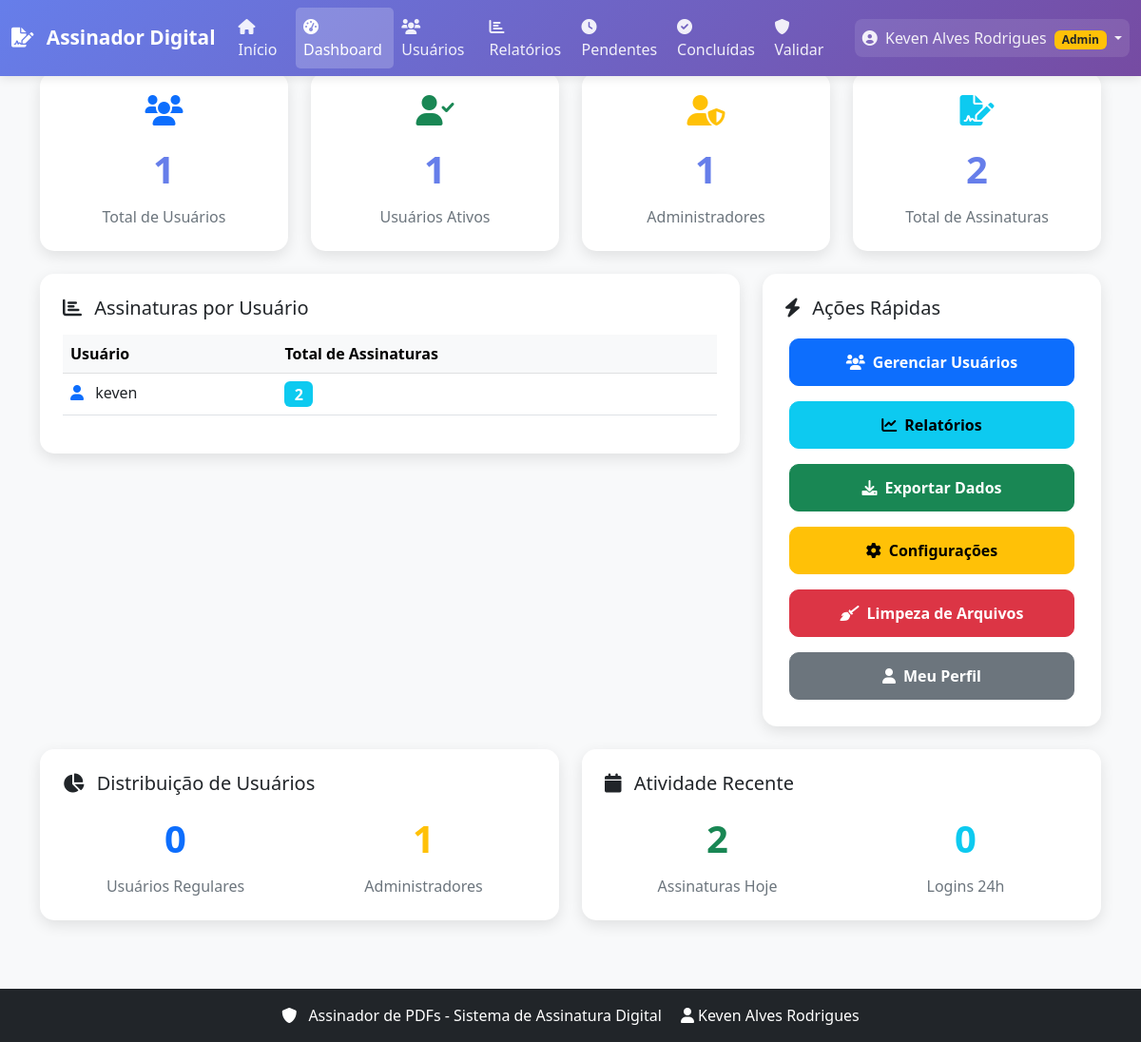
The page /admin (signed in) on the database its author committed.
### models.py (models this page shows, shortened)
class User(UserMixin, db.Model):
    __tablename__ = 'users'
    __table_args__ = (
        db.Index('idx_users_username', 'username'),
        db.Index('idx_users_email', 'email'),
        db.Index('idx_users_role', 'role'),
    )
    id = db.Column(db.Integer, primary_key=True)
    username = db.Column(db.String(80), unique=True, nullable=False)
    email = db.Column(db.String(120), unique=True, nullable=False)
    password_hash = db.Column(db.String(255), nullable=True)  # Nullable para usuários LDAP
    full_name = db.Column(db.String(120), nullable=False)
    role = db.Column(db.String(20), default='user')  # 'user' ou 'admin'
    is_active = db.Column(db.Boolean, default=True)
    created_at = db.Column(db.DateTime, default=datetime.now)
    last_login = db.Column(db.DateTime)
    must_change_password = db.Column(db.Boolean, default=False)
    signatures = db.relationship('Signature', backref='user', lazy='dynamic')
    ldap_dn = db.Column(db.String(500))  # Distinguished Name do LDAP
    department = db.Column(db.String(200))  # Departamento
    position = db.Column(db.String(200))  # Cargo
    phone = db.Column(db.String(50))  # Telefone
    mobile = db.Column(db.String(50))  # Celular
    city = db.Column(db.String(100))  # Cidade
    state = db.Column(db.String(100))  # Estado
    postal_code = db.Column(db.String(20))  # CEP
    country = db.Column(db.String(100))  # País
    street_address = db.Column(db.String(500))  # Endereço
    home_phone = db.Column(db.String(50))  # Telefone residencial
    work_address = db.Column(db.String(500))  # Endereço comercial
    fax = db.Column(db.String(50))  # Fax
    pager = db.Column(db.String(50))  # Pager
    is_ldap_user = db.Column(db.Boolean, default=False)  # Indica se é usuário LDAP
    def is_admin(self):
        return self.role == 'admin'

### app.py (the view)
    @app.route('/admin')
    @login_required
    @admin_required
    @app.cache.cached(timeout=600)
    def admin_dashboard():
        cache_key = "admin_dashboard_stats"
        cached_stats = app.cache.get(cache_key)
        if cached_stats:
            user_stats, signature_stats = cached_stats
        else:
            user_stats = get_user_stats()
            signature_stats = get_signature_stats()
            app.cache.set(cache_key, (user_stats, signature_stats), timeout=600)
        return render_template('admin/dashboard.html',
                             user_stats=user_stats,
                             signature_stats=signature_stats,
                             store_pdfs=get_store_pdfs_flag())

### auth.py (called while the page is built)
def admin_required(f):
    @wraps(f)
    def decorated_function(*args, **kwargs):
        if not current_user.is_authenticated:
            return redirect(url_for('login'))
        if not current_user.is_admin():
            flash('Acesso negado. Privilégios de administrador necessários.', 'error')
            return redirect(url_for('index'))
        return f(*args, **kwargs)
    return decorated_function

def get_user_stats():
    total_users = User.query.count()
    active_users = User.query.filter_by(is_active=True).count()
    admin_users = User.query.filter_by(role='admin').count()
    regular_users = User.query.filter_by(role='user').count()
    last_24h = datetime.utcnow() - timedelta(hours=24)
    recent_logins = User.query.filter(User.last_login >= last_24h).count()
    return {
        'total_users': total_users,
        'active_users': active_users,
        'admin_users': admin_users,
        'regular_users': regular_users,
        'recent_logins': recent_logins
    }

def get_signature_stats():
    from models import Signature
    total_signatures = Signature.query.count()
    today = datetime.utcnow().date()
    today_signatures = Signature.query.filter(
        db.func.date(Signature.timestamp) == today
    ).count()
    signatures_by_user = db.session.query(
        Signature.user_id,
        User.username,
        db.func.count(Signature.id).label('count')
    ).join(User).group_by(Signature.user_id, User.username).all()
    return {
        'total_signatures': total_signatures,
        'today_signatures': today_signatures,
        'signatures_by_user': signatures_by_user
    }

### utils/mobile_optimizations.py (called while the page is built, shortened)
def is_mobile_device():
    user_agent = request.headers.get('User-Agent', '').lower()
    mobile_indicators = [
        'mobile', 'android', 'iphone', 'ipad', 'tablet',
        'samsung', 'chrome', 'safari'
    ]
    return any(indicator in user_agent for indicator in mobile_indicators)

def optimize_for_device():
    if not is_mobile_device():
        return

def get_optimized_query_limits():
    if not is_mobile_device():
        return 100  # Desktop

def should_use_compression():
    if not is_mobile_device():
        return False
    return True

def get_cache_timeout():
    if not is_mobile_device():
        return 300  # 5 minutos para desktop

def get_mobile_headers():
    if not is_mobile_device():
        return {}

### templates/admin/dashboard.html (shortened to what this page needs)
{% extends "base.html" %}
{% block content %}
    <div class="container">
        <div class="row">
            <div class="col-md-3">
                <div class="stats-card">
                    <i class="fas fa-users fa-2x text-primary mb-3"></i>
                    <div class="stats-number">{{ user_stats.total_users }}</div>
                    <div class="stats-label">Total de Usuários</div>
                </div>
            </div>
            <div class="col-md-3">
                <div class="stats-card">
                    <i class="fas fa-user-check fa-2x text-success mb-3"></i>
                    <div class="stats-number">{{ user_stats.active_users }}</div>
                    <div class="stats-label">Usuários Ativos</div>
                </div>
            </div>
            <div class="col-md-3">
                <div class="stats-card">
                    <i class="fas fa-user-shield fa-2x text-warning mb-3"></i>
                    <div class="stats-number">{{ user_stats.admin_users }}</div>
                    <div class="stats-label">Administradores</div>
                </div>
            </div>
            <div class="col-md-3">
                <div class="stats-card">
                    <i class="fas fa-file-signature fa-2x text-info mb-3"></i>
                    <div class="stats-number">{{ signature_stats.total_signatures }}</div>
                    <div class="stats-label">Total de Assinaturas</div>
                </div>
            </div>
        </div>
        <div class="row">
            <div class="col-lg-8">
                <div class="chart-card">
                    <h5 class="mb-3">
                        <i class="fas fa-chart-bar me-2"></i>
                        Assinaturas por Usuário
                    </h5>
                    <div class="table-responsive">
                        <table class="table table-hover">
                            <thead class="table-light">
                                <tr>
                                    <th>Usuário</th>
                                    <th>Total de Assinaturas</th>
                                </tr>
                            </thead>
                            <tbody>
                                {% for item in signature_stats.signatures_by_user %}
                                <tr>
                                    <td>
                                        <i class="fas fa-user me-2 text-primary"></i>
                                        {{ item.username }}
                                    </td>
                                    <td>
                                        <span class="badge bg-info fs-6">{{ item.count }}</span>
                                    </td>
                                </tr>
                                {% endfor %}
                            </tbody>
                        </table>
                    </div>
                </div>
            </div>
            <div class="col-lg-4">
                <div class="quick-actions">
                    <h5 class="mb-3">
                        <i class="fas fa-bolt me-2"></i>
                        Ações Rápidas
                    </h5>
                    <div class="d-grid gap-2">
                        <a href="{{ url_for('admin_users') }}" class="btn btn-primary btn-admin">
                            <i class="fas fa-users me-2"></i>Gerenciar Usuários
                        </a>
                        <a href="{{ url_for('admin_reports') }}" class="btn btn-info btn-admin">
                            <i class="fas fa-chart-line me-2"></i>Relatórios
                        </a>
                        <a href="{{ url_for('admin_export_reports') }}" class="btn btn-success btn-admin">
                            <i class="fas fa-download me-2"></i>Exportar Dados
                        </a>
                        <a href="{{ url_for('admin_settings') }}" class="btn btn-warning btn-admin">
                            <i class="fas fa-cog me-2"></i>Configurações
                        </a>
                        <a href="{{ url_for('admin_cleanup') }}" class="btn btn-danger btn-admin">
                            <i class="fas fa-broom me-2"></i>Limpeza de Arquivos
                        </a>
                        <a href="{{ url_for('profile') }}" class="btn btn-secondary btn-admin">
                            <i class="fas fa-user me-2"></i>Meu Perfil
                        </a>
                    </div>
                </div>
            </div>
        </div>
        <div class="row">
            <div class="col-md-6">
                <div class="chart-card">
                    <h5 class="mb-3">
                        <i class="fas fa-chart-pie me-2"></i>
                        Distribuição de Usuários
                    </h5>
                    <div class="row text-center">
                        <div class="col-6">
                            <div class="stats-number text-primary">{{ user_stats.regular_users }}</div>
                            <div class="stats-label">Usuários Regulares</div>
                        </div>
                        <div class="col-6">
                            <div class="stats-number text-warning">{{ user_stats.admin_users }}</div>
                            <div class="stats-label">Administradores</div>
                        </div>
                    </div>
                </div>
            </div>
            <div class="col-md-6">
                <div class="chart-card">
                    <h5 class="mb-3">
                        <i class="fas fa-calendar me-2"></i>
                        Atividade Recente
                    </h5>
                    <div class="row text-center">
                        <div class="col-6">
                            <div class="stats-number text-success">{{ signature_stats.today_signatures }}</div>
                            <div class="stats-label">Assinaturas Hoje</div>
                        </div>
                        <div class="col-6">
                            <div class="stats-number text-info">{{ user_stats.recent_logins }}</div>
                            <div class="stats-label">Logins 24h</div>
                        </div>
                    </div>
                </div>
            </div>
        </div>
    </div>
{% endblock %}

### templates/base.html (shortened to what this page needs)
<!DOCTYPE html>
<html lang="pt-BR">
<head>
    <link href="https://cdn.jsdelivr.net/npm/bootstrap@5.3.0/dist/css/bootstrap.min.css" rel="stylesheet">
    <link href="https://cdnjs.cloudflare.com/ajax/libs/font-awesome/6.0.0/css/all.min.css" rel="stylesheet">
</head>
<body>
    <nav class="navbar navbar-expand-lg navbar-dark">
        <div class="container-fluid">
            <a class="navbar-brand" href="{{ url_for('index') }}">
                <i class="fas fa-file-signature me-2"></i>
                Assinador Digital
            </a>
            <div class="collapse navbar-collapse" id="navbarNav">
                <ul class="navbar-nav me-auto">
                    {% if current_user.is_authenticated %}
                        <li class="nav-item">
                            <a class="nav-link {% if request.endpoint == 'index' %}active{% endif %}" href="{{ url_for('index') }}">
                                <i class="fas fa-home me-1"></i>Início
                            </a>
                        </li>
                        {% if current_user.role == 'admin' %}
                            <li class="nav-item">
                                <a class="nav-link {% if request.endpoint == 'admin_dashboard' %}active{% endif %}" href="{{ url_for('admin_dashboard') }}">
                                    <i class="fas fa-tachometer-alt me-1"></i>Dashboard
                                </a>
                            </li>
                            <li class="nav-item">
                                <a class="nav-link {% if request.endpoint == 'admin_users' %}active{% endif %}" href="{{ url_for('admin_users') }}">
                                    <i class="fas fa-users me-1"></i>Usuários
                                </a>
                            </li>
                            <li class="nav-item">
                                <a class="nav-link {% if request.endpoint == 'admin_reports' %}active{% endif %}" href="{{ url_for('admin_reports') }}">
                                    <i class="fas fa-chart-bar me-1"></i>Relatórios
                                </a>
                            </li>
                        {% endif %}
                        <li class="nav-item">
                            <a class="nav-link {% if request.endpoint == 'internal_pending_signatures' %}active{% endif %}" href="{{ url_for('internal_pending_signatures') }}">
                                <i class="fas fa-clock me-1"></i>Pendentes
                            </a>
                        </li>
                        <li class="nav-item">
                            <a class="nav-link {% if request.endpoint == 'internal_completed_signatures' %}active{% endif %}" href="{{ url_for('internal_completed_signatures') }}">
                                <i class="fas fa-check-circle me-1"></i>Concluídas
                            </a>
                        </li>
                        <li class="nav-item">
                            <a class="nav-link {% if request.endpoint == 'validate_pdf' %}active{% endif %}" href="{{ url_for('validate_pdf') }}">
                                <i class="fas fa-shield-alt me-1"></i>Validar
                            </a>
                        </li>
                    {% endif %}
                </ul>
                {% if current_user.is_authenticated %}
                    <ul class="navbar-nav">
                        <li class="nav-item dropdown">
                            <a class="nav-link dropdown-toggle user-dropdown" href="#" id="userDropdown" role="button" data-bs-toggle="dropdown">
                                <i class="fas fa-user-circle me-1"></i>
                                {{ current_user.full_name }}
                                {% if current_user.role == 'admin' %}
                                    <span class="badge bg-warning text-dark ms-1">Admin</span>
                                {% endif %}
                            </a>
                        </li>
                    </ul>
                {% endif %}
            </div>
        </div>
    </nav>
    <div class="main-content">
        {% block content %}{% endblock %}
    </div>
    <footer class="bg-dark text-white text-center py-3 mt-5">
        <div class="container">
            <p class="mb-0">
                <i class="fas fa-shield-alt me-2"></i>
                Assinador de PDFs - Sistema de Assinatura Digital
                <span class="ms-3">
                    <i class="fas fa-user me-1"></i>{{ current_user.full_name if current_user.is_authenticated else 'Visitante' }}
                </span>
            </p>
        </div>
    </footer>
</body>
</html>

### rows shown on the page
User: full_name "Keven Alves Rodrigues", username "keven", count "2", is_active+full_name "Keven Alves Rodrigues"

### other values the page prints
{{ user_stats.total_users }} "1"
{{ user_stats.active_users }} "1"
{{ user_stats.admin_users }} "1"
{{ signature_stats.total_signatures }} "2"
{{ user_stats.regular_users }} "0"
{{ signature_stats.today_signatures }} "2"
{{ user_stats.recent_logins }} "0"
